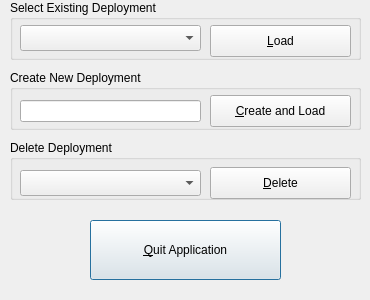
<?xml version="1.0" encoding="UTF-8"?>
<ui version="4.0">
 <class>DeploymentSelectUIClass</class>
 <widget class="QDialog" name="DeploymentSelectUIClass">
  <property name="windowModality">
   <enum>Qt::WindowModal</enum>
  </property>
  <property name="geometry">
   <rect>
    <x>0</x>
    <y>0</y>
    <width>370</width>
    <height>300</height>
   </rect>
  </property>
  <property name="minimumSize">
   <size>
    <width>370</width>
    <height>300</height>
   </size>
  </property>
  <property name="maximumSize">
   <size>
    <width>370</width>
    <height>300</height>
   </size>
  </property>
  <property name="windowTitle">
   <string>iAssist - Select Deployment</string>
  </property>
  <widget class="QPushButton" name="btnQuit">
   <property name="geometry">
    <rect>
     <x>90</x>
     <y>220</y>
     <width>191</width>
     <height>60</height>
    </rect>
   </property>
   <property name="text">
    <string>&amp;Quit Application</string>
   </property>
  </widget>
  <widget class="QGroupBox" name="groupBox">
   <property name="geometry">
    <rect>
     <x>10</x>
     <y>0</y>
     <width>351</width>
     <height>60</height>
    </rect>
   </property>
   <property name="title">
    <string>Select Existing Deployment</string>
   </property>
   <widget class="QComboBox" name="selDeploymentLoad">
    <property name="geometry">
     <rect>
      <x>10</x>
      <y>25</y>
      <width>181</width>
      <height>26</height>
     </rect>
    </property>
   </widget>
   <widget class="QPushButton" name="btnLoadDeployment">
    <property name="geometry">
     <rect>
      <x>200</x>
      <y>25</y>
      <width>141</width>
      <height>32</height>
     </rect>
    </property>
    <property name="text">
     <string>&amp;Load</string>
    </property>
   </widget>
  </widget>
  <widget class="QGroupBox" name="groupBox_2">
   <property name="geometry">
    <rect>
     <x>10</x>
     <y>140</y>
     <width>351</width>
     <height>60</height>
    </rect>
   </property>
   <property name="title">
    <string>Delete Deployment</string>
   </property>
   <widget class="QComboBox" name="selDeploymentDelete">
    <property name="geometry">
     <rect>
      <x>10</x>
      <y>30</y>
      <width>181</width>
      <height>26</height>
     </rect>
    </property>
   </widget>
   <widget class="QPushButton" name="btnDeleteDeployment">
    <property name="geometry">
     <rect>
      <x>200</x>
      <y>27</y>
      <width>141</width>
      <height>32</height>
     </rect>
    </property>
    <property name="text">
     <string>&amp;Delete</string>
    </property>
   </widget>
  </widget>
  <widget class="QGroupBox" name="groupBox_3">
   <property name="geometry">
    <rect>
     <x>10</x>
     <y>70</y>
     <width>351</width>
     <height>60</height>
    </rect>
   </property>
   <property name="title">
    <string>Create New Deployment</string>
   </property>
   <widget class="QPushButton" name="btnCreateDeployment">
    <property name="geometry">
     <rect>
      <x>200</x>
      <y>25</y>
      <width>141</width>
      <height>32</height>
     </rect>
    </property>
    <property name="text">
     <string>&amp;Create and Load</string>
    </property>
   </widget>
   <widget class="QLineEdit" name="txtDeploymentName">
    <property name="geometry">
     <rect>
      <x>10</x>
      <y>30</y>
      <width>181</width>
      <height>22</height>
     </rect>
    </property>
   </widget>
  </widget>
  <widget class="QWidget" name="layoutWidget">
   <property name="geometry">
    <rect>
     <x>0</x>
     <y>0</y>
     <width>2</width>
     <height>2</height>
    </rect>
   </property>
   <layout class="QVBoxLayout" name="verticalLayout"/>
  </widget>
  <zorder>layoutWidget</zorder>
  <zorder>groupBox_2</zorder>
  <zorder>groupBox</zorder>
  <zorder>btnQuit</zorder>
  <zorder>groupBox_3</zorder>
 </widget>
 <layoutdefault spacing="6" margin="11"/>
 <tabstops>
  <tabstop>selDeploymentLoad</tabstop>
  <tabstop>btnLoadDeployment</tabstop>
  <tabstop>txtDeploymentName</tabstop>
  <tabstop>btnCreateDeployment</tabstop>
  <tabstop>selDeploymentDelete</tabstop>
  <tabstop>btnDeleteDeployment</tabstop>
  <tabstop>btnQuit</tabstop>
 </tabstops>
 <resources/>
 <connections/>
</ui>
